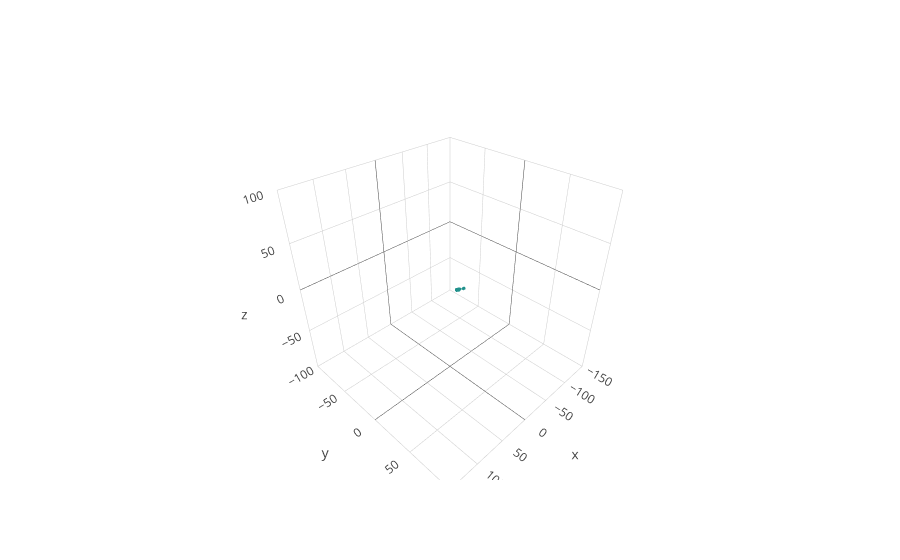

Notebook source saved alongside this figure:
### Code cell
plot_sectors([list_of_valid_sec[13]], True)
print(out_cluster[3])
print(outfile_list[3])
print(len(list_of_valid_sec))

### Figure 1 — Plotly figure (JSON) as saved in the notebook; plotly's stock layout.template omitted (floating-point values rounded to 4 significant figures; data arrays with more than 128 entries replaced by an {"elided": "..."} marker saying what was removed)
{"data": [{"marker": {"color": {"elided": "183 int values"}, "colorscale": "Viridis", "opacity": 0.8, "size": 1}, "mode": "markers", "type": "scatter3d", "uid": "e083c397-01d8-4991-b555-4e3e749c51dd", "x": {"elided": "183 float values"}, "y": {"elided": "183 float values"}, "z": {"elided": "183 float values"}}], "layout": {"scene": {"xaxis": {"nticks": 0, "range": [-150, 150]}, "yaxis": {"nticks": 0, "range": [-100, 100]}, "zaxis": {"nticks": 0, "range": [-100, 100]}}}}
